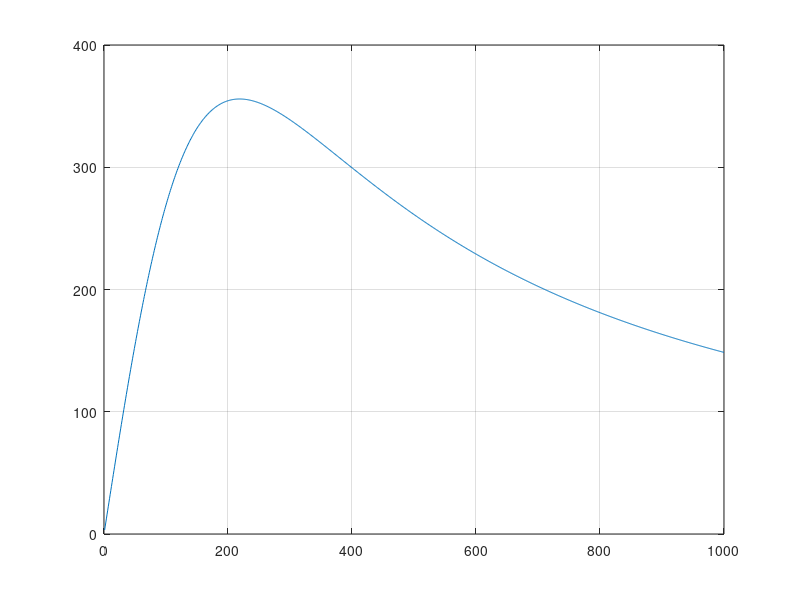

MATLAB code for this plot:


P = 6;%no of poles
V = [];%sincronus speed
F = [];
F2 = [];
fr =[];
V_max = [];
Requ = [];
for f= 1:1000
    
    fr = [fr,f];
    
    kw = .8;
    sr = 1.5;
    
wt = .03;
ws = sr*wt;
 
L = 5*ws+6*wt;
tau = L/P;
v = 2*L*f/P;
V = [V,v];

s = .10;
m = 3;


gm = 10;%levitation in mm
gm = gm/1000;% mm to m


d = 10.3;% al subtrack thickness in mm
d = d/1000;% mm to m

go = gm+d;


Wse = ws+go;
lambda = ws+wt;
q1 = tau/(m*lambda);
alpha = pi*((m*q1).^-1);
kd = (sin(q1.*alpha/2)).*(q1.*sin(alpha/2)).^-1;



wa = .9*ws/2;

I = 47;
dm = 2.3;% dia of coil
dm = dm/1000;

h = 50;
h = h/1000;

N1 = 2*(h/dm)*(wa/dm)*.6;% No of turnsper phase

ext = .07;
per = 2*((2*wa+wt)+ext);

rocu = 1.68*10^-8;
Aw = (pi/4)*(dm^2);
R1 = rocu*(N1*per)/Aw;

%N1 = 1900; % No of turnsper phase
Nc = N1/(P*q1); % NO OF TURNS PERSLOT



gamma = (4/pi)*(((ws/(2*go)).*atan(ws/(2*go))) -    log((1 + ((ws/(2*go)).^2))).^.5); 



kc = (lambda).*((lambda - gamma*go)).^-1;
ge = kc*go;

mu0 = 1.2566*10^-6;
rhor = 4*10^-8;
rhor2 = 6*10^-8;

Length_wire = m*(per)*N1;
M_wind = (pi/4)*dm*dm*Length_wire*8990;
M_LimT = (.02*L*ext*2770+6*h*wt*ext*2770);
Mass = M_wind + M_LimT;


G = (2*mu0*f*tau^2/(pi*(rhor/d))).*(ge.^-1);
G2 = (2*mu0*f*tau^2/(pi*(rhor2/d))).*(ge.^-1);

A = ((s*G).^-2)+1;
A2 = ((s*G2).^-2)+1;

Xm = (24*mu0*f.*Wse.*kw.*N1.^2.*tau).*((pi*P*ge).^-1);

thetap = 180;
kp = sind(thetap/2);
lams = (h*(1+(3*kp)))/(12*ws);
lame = .3*((3*kp)-1);
lamd = (5*ge/ws)/(5 + (4*ge/ws));


lce = (thetap/180)*tau;

T1 = ((lams*(1+(3/P)) + lamd)*(ws/q1))+(lame*lce);

X1 = (2.*mu0.*pi.*f.*T1.*N1.^2)/P;

R2 = Xm/G;
R22 = Xm/G2;



r1 = R2/s;

Req = ((r1*Xm)/(r1+Xm))+X1 +R1;
Volt = I*Req;
Requ = [Requ,Req];

I2 = I.^2;

Ft = (m.*I2.*R2).*((A.*v.*s).^-1);
Ft2 = (m.*I2.*R22).*((A.*v.*s).^-1);
Ftact = Ft - 100;
%i2 = (F*A*vs*s)/(m*R2);
%i = sqrt(i2);

F = [F,Ft];
F2 = [F2,Ft2];
Fact = F -100;

Vmec = (1-s)*v;
Vmecref = 3.6*Vmec;

acc = 2*(Ft)/380;
%acc = (Ftact)/20;
velocity_max = sqrt(2*acc*480);
vmaref = 36*velocity_max;
V_max= [V_max,velocity_max];
end

plot (fr,F)
grid on

